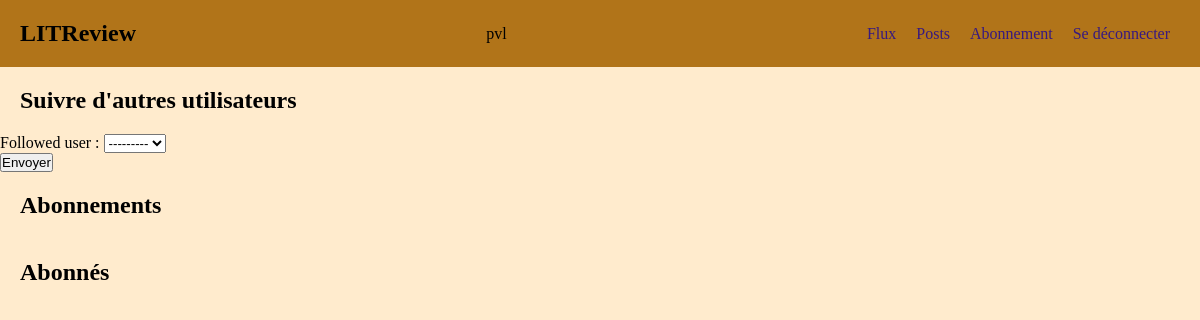
Page /review/follow/ (signed in) on the earlier database version.
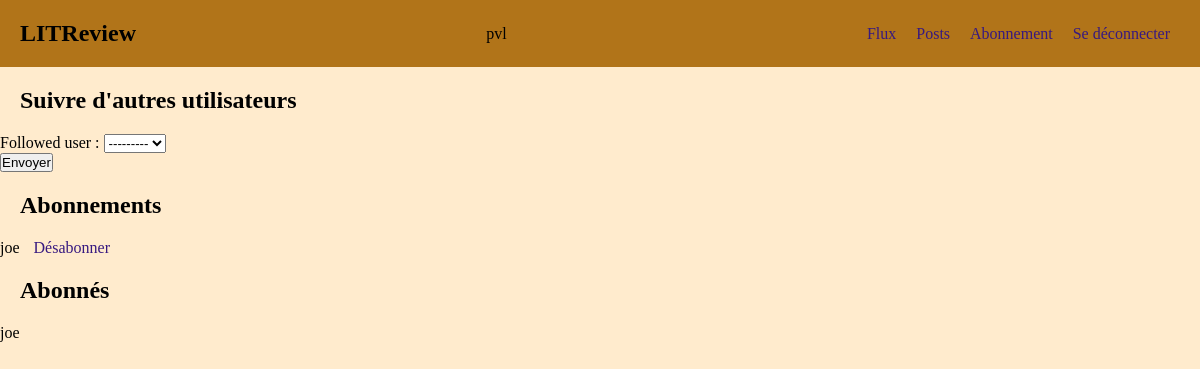
Same page on the later database version.
### authentication/models.py (models this page shows, shortened)
class User(AbstractBaseUser, PermissionsMixin):
    username = models.CharField(max_length=20, unique=True)
    is_active = models.BooleanField(default=True)
    is_superuser = models.BooleanField(default=False)
    is_staff = models.BooleanField(default=False)
    date_joined = models.DateTimeField(default=timezone.now)
    last_login = models.DateTimeField(blank=True, null=True)
    objects = CustomUserManager()
    USERNAME_FIELD = 'username'
    REQUIRED_FIELDS = []

### review/models.py (models this page shows)
class UserFollows(models.Model):
    user = models.ForeignKey(to=settings.AUTH_USER_MODEL, on_delete=models.CASCADE, related_name='follower')
    followed_user = models.ForeignKey(to=settings.AUTH_USER_MODEL, on_delete=models.CASCADE, related_name='follow_user')
    class Meta:
        unique_together = ('user', 'followed_user', )
    @classmethod
    def get_followers(cls, user_pk):
        return cls.objects.all().filter(followed_user=user_pk)
    @classmethod
    def get_users_followed(cls, user_pk):
        return cls.objects.all().filter(user=user_pk)

### review/views.py (the view, shortened to what this page needs)
# urls.py: path('follow/', views.FollowView.as_view(), name='follows'),
class FollowView(LoginRequiredMixin, View):
    template = 'review/follows.html'
    form_class = forms.FollowForm
    def get(self, request):
        form = self.form_class()
        return render(request, self.template, context=self._get_follow_context(request, form))
    def _get_follow_context(self, request, form):
        return {
            'form': form,
            'followers': models.UserFollows.get_followers(request.user),
            'followed': models.UserFollows.get_users_followed(request.user)
        }

### review/forms.py
class FollowForm(forms.ModelForm):
    class Meta:
        model = models.UserFollows
        fields = ['followed_user',]

### review/templates/review/follows.html (shortened to what this page needs)
{% extends 'base.html' %}
{% block content %}
    <div class="follow">
        <h2>Suivre d'autres utilisateurs</h2>
        <form method="post">
            {{ form }}
            <button type="submit">Envoyer</button>
        </form>
        <h2>Abonnements</h2>
        <ul>
            {% for follow in followed %}
            <li>
                {{ follow.followed_user }}
                <a href="{% url 'unfollow' id=follow.followed_user.pk %}">Désabonner</a>
            </li>
            {% endfor %}
        </ul>
        <h2>Abonnés</h2>
        <ul>
            {% for follower in followers %}
            <li>{{ follower.user }}</li>
            {% endfor %}
        </ul>
    </div>
{% endblock %}

### templates/base.html (shortened to what this page needs)
<!DOCTYPE html>
<html lang="en">
<head>
    <link rel="stylesheet" href="/static/css/style.css">
</head>
<body>
    <nav>
        <h1>LITReview</h1>
        <p>{{ user }}</p>
        <ul>
            {% if user.is_authenticated %}
                <li>
                    <a href="{% url 'review' %}">Flux</a>
                </li>
                <li>
                    <a href="#">Posts</a>
                </li>
                <li>
                    <a href="{% url 'follows' %}">Abonnement</a>
                </li>
                <li>
                    <a href="{% url 'logout' %}">Se déconnecter</a>
                </li>
            {% endif %}
        </ul>
    </nav>
    <section class="main">
        {% block content %}{% endblock %}
    </section>
</body>
</html>

### static/css/style.css (style rules this page uses)
* { margin: 0; padding: 0; text-decoration: none; list-style-type: none; }
body { background-color: blanchedalmond; }
a { color: rgb(55, 25, 128); padding: 10px; }
h2 { padding: 20px; }
nav { display: flex; justify-content: space-between; align-items: center; padding: 20px; background-color: rgb(177, 116, 25); }
nav ul { display: flex; }

Differences in the rows shown:
added UserFollows: followed_user "joe", shown under "Abonnements"
added UserFollows: user "joe", shown under "Abonnés"
